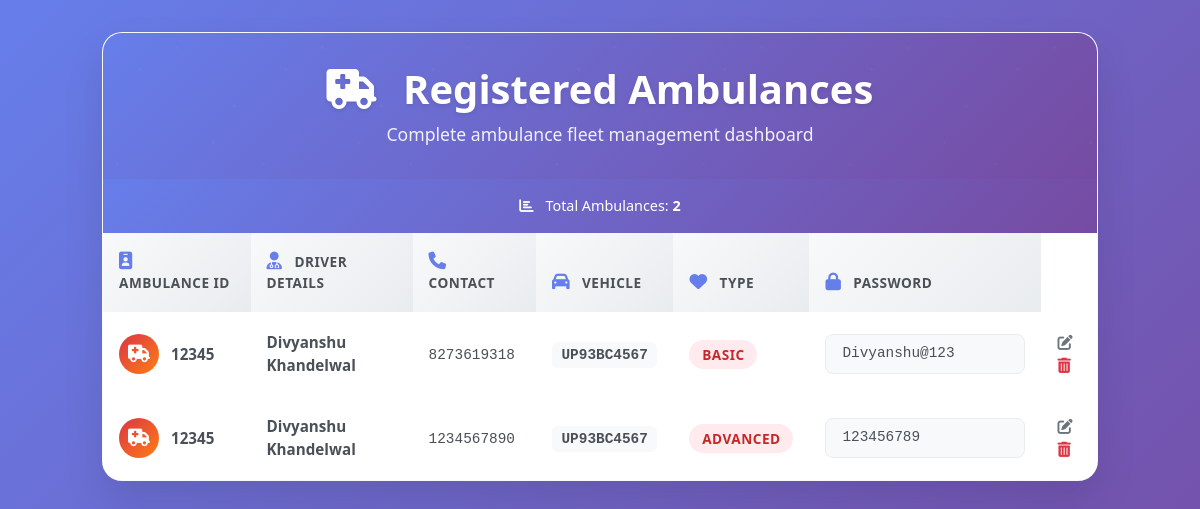
/accounts/Registered_Ambulance/, run on the app's committed database.
### home/models.py (models this page shows)
class Ambulance(models.Model):
    Ambulance_type = (
        ("Basic Life Support","Basic Life Support"),
        ("Advanced Life Support","Advanced Life Support"),
        ("ICU Ambulance","ICU Ambulance"),
        ("Oxygen Ambulance","Oxygen Ambulance")
    )
    Ambulance_ID = models.CharField(max_length=55)
    Driver_Name = models.CharField(max_length=50)
    Driver_Phone_Number = models.CharField(max_length=10)
    Vehicle_Number = models.CharField(max_length=25)
    Ambulance_Type = models.CharField(max_length=100 , choices=Ambulance_type)
    Driver_Password = models.CharField(max_length=15)

### accounts/views.py (the view)
# urls.py: path('Registered_Ambulance/',views.ambulance_read,name="ambulance_read"),
def ambulance_read(request):
     Ambulances = Ambulance.objects.all()
     parameters = {
          "Ambulances" : Ambulances
     }
     return render(request,"Details_every/ambulance_details.html",parameters)

### templates/Details_Every/ambulance_details.html (shortened to what this page needs)
<!DOCTYPE html>
<html lang="en">
<head>
    <link href="https://cdnjs.cloudflare.com/ajax/libs/bootstrap/5.3.0/css/bootstrap.min.css" rel="stylesheet">
    <link href="https://cdnjs.cloudflare.com/ajax/libs/font-awesome/6.4.0/css/all.min.css" rel="stylesheet">
</head>
<body>
    <div class="container-fluid dashboard-container">
        <div class="row justify-content-center">
            <div class="col-11 col-lg-10">
                <div class="dashboard-card fade-in">
                    <div class="dashboard-header">
                        <h1 class="dashboard-title">
                            <i class="fas fa-ambulance me-3"></i>
                            Registered Ambulances
                        </h1>
                        <p class="dashboard-subtitle mb-0">
                            Complete ambulance fleet management dashboard
                        </p>
                    </div>
                    <div class="stats-bar">
                        <i class="fas fa-chart-bar me-2"></i>
                        Total Ambulances: <strong id="total-count"> {{ Ambulances|length }} </strong>
                    </div>
                    <div class="table-responsive">
                        <table class="ambulances-table table table-hover">
                            <thead>
                                <tr>
                                    <th scope="col">
                                        <i class="fas fa-id-badge table-icon"></i>
                                        Ambulance ID
                                    </th>
                                    <th scope="col">
                                        <i class="fas fa-user-md table-icon"></i>
                                        Driver Details
                                    </th>
                                    <th scope="col">
                                        <i class="fas fa-phone table-icon"></i>
                                        Contact
                                    </th>
                                    <th scope="col">
                                        <i class="fas fa-car table-icon"></i>
                                        Vehicle
                                    </th>
                                    <th scope="col">
                                        <i class="fas fa-heart table-icon"></i>
                                        Type
                                    </th>
                                    <th scope="col">
                                        <i class="fas fa-lock table-icon"></i>
                                        Password
                                    </th>
                                </tr>
                            </thead>
                            <tbody id="ambulances-tbody">
                                {% if Ambulances %}
                                {% for Ambulance in Ambulances %}
                                <tr>
                                    <td>
                                        <div class="d-flex align-items-center">
                                            <div class="ambulance-avatar">
                                                <i class="fas fa-ambulance"></i>
                                            </div>
                                            <div>
                                                <div class="fw-semibold">{{ Ambulance.Ambulance_ID }}</div>
                                            </div>
                                        </div>
                                    </td>
                                    <td>
                                        <div class="fw-semibold"> {{ Ambulance.Driver_Name }} </div>
                                    </td>
                                    <td>
                                        <span class="driver-phone">{{ Ambulance.Driver_Phone_Number }}</span>
                                    </td>
                                    <td>
                                        <span class="vehicle-number">{{Ambulance.Vehicle_Number}}</span>
                                    </td>
                                    <td>
                                        <span class="ambulance-type type-emergency">{{ Ambulance.Ambulance_Type}}</span>
                                    </td>
                                    <td>
                                        <div class="password-field">
                                            <span class="password-text"> {{ Ambulance.Driver_Password }} </span>
                                        </div>
                                    </td>
                                    <td>
                                        <a href="{% url 'edit_ambulance' Ambulance.id %}"
                                            class="text-secondary text-decoration-none">
                                            <i class="fas fa-edit"></i>
                                        </a>
                                        <a href="{% url 'delete_ambulance' Ambulance.id %}"
                                            class="text-danger text-decoration-none">
                                            <i class="fas fa-trash-alt"></i>
                                        </a>
                                    </td>
                                </tr>
                                {% endfor %}
                                {% endif %}
                            </tbody>
                        </table>
                    </div>
                </div>
            </div>
        </div>
    </div>
</body>
</html>

### templates/Details_Every/ambulance_details.html (style rules this page uses)
body { background: linear-gradient(135deg, #667eea 0%, #764ba2 100%); min-height: 100vh; font-family: 'Segoe UI', Tahoma, Geneva, Verdana, sans-serif; }
.dashboard-container { padding: 2rem 0; }
.dashboard-card { background: rgba(255, 255, 255, 0.95); backdrop-filter: blur(10px); border-radius: 20px; box-shadow: 0 20px 40px rgba(0, 0, 0, 0.1); border: 1px solid rgba(255, 255, 255, 0.2); overflow: hidden; transition: all 0.3s ease; }
.dashboard-header { background: linear-gradient(135deg, #667eea 0%, #764ba2 100%); color: white; padding: 2rem; text-align: center; position: relative; overflow: hidden; }
.dashboard-header::before { content: ''; position: absolute; top: 0; left: 0; right: 0; bottom: 0; opacity: 0.3; }
.dashboard-title { font-size: 2.5rem; font-weight: 700; margin-bottom: 0.5rem; text-shadow: 0 2px 4px rgba(0, 0, 0, 0.1); position: relative; z-index: 1; }
.dashboard-subtitle { font-size: 1.1rem; opacity: 0.9; position: relative; z-index: 1; }
.ambulances-table { margin: 0; border-collapse: separate; border-spacing: 0; width: 100%; background: white; }
.ambulances-table thead th { background: linear-gradient(135deg, #f8f9fa 0%, #e9ecef 100%); color: #495057; font-weight: 600; text-transform: uppercase; letter-spacing: 0.5px; font-size: 0.85rem; padding: 1.2rem 1rem; border: none; position: relative; }
.ambulances-table thead th:first-child { border-top-left-radius: 0; }
.ambulances-table thead th:last-child { border-top-right-radius: 0; }
.ambulances-table tbody tr { transition: all 0.3s ease; border-bottom: 1px solid rgba(0, 0, 0, 0.05); }
.ambulances-table tbody td { padding: 1.2rem 1rem; vertical-align: middle; border: none; color: #495057; font-size: 0.95rem; }
.ambulances-table tbody tr:last-child td:first-child { border-bottom-left-radius: 0; }
.ambulances-table tbody tr:last-child td:last-child { border-bottom-right-radius: 0; }
.table-icon { font-size: 1.1rem; margin-right: 0.5rem; color: #667eea; }
.ambulance-avatar { width: 40px; height: 40px; border-radius: 50%; background: linear-gradient(135deg, #dc3545 0%, #fd7e14 100%); display: inline-flex; align-items: center; justify-content: center; color: white; font-weight: 600; margin-right: 0.75rem; font-size: 1.1rem; }
.password-field { position: relative; font-family: 'Courier New', monospace; background: #f8f9fa; padding: 0.5rem 3rem 0.5rem 1rem; border-radius: 8px; border: 1px solid #e9ecef; display: inline-block; min-width: 200px; font-size: 0.9rem; transition: all 0.3s ease; }
.password-text { transition: all 0.3s ease; }
.driver-phone { font-family: 'Courier New', monospace; color: #495057; font-size: 0.9rem; }
.vehicle-number { font-family: 'Courier New', monospace; font-weight: 600; color: #495057; background: #f8f9fa; padding: 0.3rem 0.6rem; border-radius: 6px; font-size: 0.9rem; }
.ambulance-type { padding: 0.3rem 0.8rem; border-radius: 20px; font-size: 0.85rem; font-weight: 600; text-transform: uppercase; letter-spacing: 0.5px; }
.type-emergency { background: #ffebee; color: #c62828; }
.stats-bar { background: linear-gradient(135deg, #667eea 0%, #764ba2 100%); color: white; padding: 1rem 2rem; margin-bottom: 0; text-align: center; font-size: 0.9rem; }
.fade-in { animation: fadeIn 0.5s ease-in; }

### data on the page
Ambulance: Ambulance_ID "12345", Driver_Name "Divyanshu Khandelwal", Driver_Phone_Number "8273619318", Vehicle_Number "UP93BC4567", Ambulance_Type "BASIC", Driver_Password "Divyanshu@123"
Ambulance: Ambulance_ID "12345", Driver_Name "Divyanshu Khandelwal", Driver_Phone_Number "1234567890", Vehicle_Number "UP93BC4567", Ambulance_Type "ADVANCED", Driver_Password "123456789"

### other printed values
{{ Ambulances|length }} "2"
